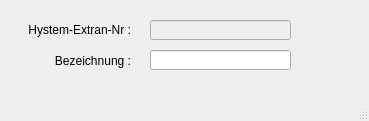
<?xml version="1.0" encoding="UTF-8"?>
<ui version="4.0">
 <class>MainWindow</class>
 <widget class="QMainWindow" name="MainWindow">
  <property name="geometry">
   <rect>
    <x>0</x>
    <y>0</y>
    <width>369</width>
    <height>121</height>
   </rect>
  </property>
  <property name="windowTitle">
   <string>MainWindow</string>
  </property>
  <property name="layoutDirection">
   <enum>Qt::LeftToRight</enum>
  </property>
  <widget class="QWidget" name="centralwidget">
   <widget class="QLabel" name="label">
    <property name="geometry">
     <rect>
      <x>10</x>
      <y>20</y>
      <width>121</width>
      <height>21</height>
     </rect>
    </property>
    <property name="text">
     <string>&lt;html&gt;&lt;head/&gt;&lt;body&gt;&lt;p align=&quot;right&quot;&gt;Hystem-Extran-Nr :&lt;/p&gt;&lt;/body&gt;&lt;/html&gt;</string>
    </property>
    <property name="alignment">
     <set>Qt::AlignRight|Qt::AlignTrailing|Qt::AlignVCenter</set>
    </property>
   </widget>
   <widget class="QLabel" name="label_2">
    <property name="geometry">
     <rect>
      <x>10</x>
      <y>50</y>
      <width>121</width>
      <height>21</height>
     </rect>
    </property>
    <property name="text">
     <string>Bezeichnung :</string>
    </property>
    <property name="alignment">
     <set>Qt::AlignRight|Qt::AlignTrailing|Qt::AlignVCenter</set>
    </property>
   </widget>
   <widget class="QLineEdit" name="bezeichnung">
    <property name="geometry">
     <rect>
      <x>150</x>
      <y>50</y>
      <width>141</width>
      <height>20</height>
     </rect>
    </property>
    <property name="text">
     <string/>
    </property>
   </widget>
   <widget class="QLineEdit" name="he_nr">
    <property name="enabled">
     <bool>false</bool>
    </property>
    <property name="geometry">
     <rect>
      <x>150</x>
      <y>20</y>
      <width>141</width>
      <height>20</height>
     </rect>
    </property>
    <property name="layoutDirection">
     <enum>Qt::RightToLeft</enum>
    </property>
    <property name="autoFillBackground">
     <bool>false</bool>
    </property>
    <property name="text">
     <string/>
    </property>
    <property name="frame">
     <bool>true</bool>
    </property>
   </widget>
  </widget>
  <widget class="QStatusBar" name="statusbar"/>
 </widget>
 <resources/>
 <connections/>
</ui>
